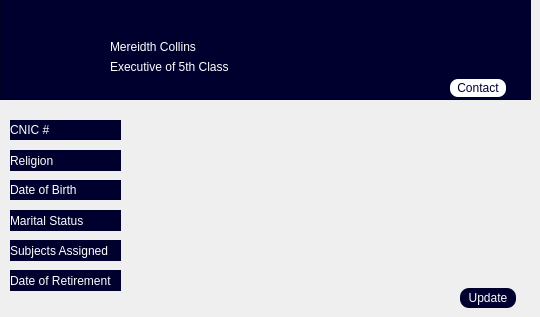
    <widget class="QWidget" name="page_profile_Principal">
     <widget class="QFrame" name="frame_3">
      <property name="geometry">
       <rect>
        <x>0</x>
        <y>-1</y>
        <width>531</width>
        <height>101</height>
       </rect>
      </property>
      <property name="styleSheet">
       <string notr="true">background-color: rgb(0, 0, 47);
color: rgb(255, 255, 255);</string>
      </property>
      <property name="frameShape">
       <enum>QFrame::Shape::StyledPanel</enum>
      </property>
      <property name="frameShadow">
       <enum>QFrame::Shadow::Raised</enum>
      </property>
      <widget class="QLabel" name="label_2">
       <property name="geometry">
        <rect>
         <x>10</x>
         <y>10</y>
         <width>81</width>
         <height>81</height>
        </rect>
       </property>
       <property name="styleSheet">
        <string notr="true">border-radius:9px;</string>
       </property>
       <property name="text">
        <string/>
       </property>
       <property name="pixmap">
        <pixmap resource="Teacher-pic.qrc">:/teacher/new/prefix1/images/teacher pic.jpg</pixmap>
       </property>
       <property name="scaledContents">
        <bool>true</bool>
       </property>
      </widget>
      <widget class="QLabel" name="label_30">
       <property name="geometry">
        <rect>
         <x>110</x>
         <y>40</y>
         <width>111</width>
         <height>16</height>
        </rect>
       </property>
       <property name="styleSheet">
        <string notr="true">qproperty-alignment:AlignCenter;</string>
       </property>
       <property name="text">
        <string>Mereidth Collins</string>
       </property>
      </widget>
      <widget class="QLabel" name="label_31">
       <property name="geometry">
        <rect>
         <x>110</x>
         <y>60</y>
         <width>131</width>
         <height>16</height>
        </rect>
       </property>
       <property name="styleSheet">
        <string notr="true">qproperty-alignment:AlignCenter;</string>
       </property>
       <property name="text">
        <string>Executive of 5th Class</string>
       </property>
      </widget>
      <widget class="QPushButton" name="pushButton_12">
       <property name="geometry">
        <rect>
         <x>450</x>
         <y>80</y>
         <width>56</width>
         <height>18</height>
        </rect>
       </property>
       <property name="styleSheet">
        <string notr="true">border-radius:8px;
border-style: solid;
border-color: rgb(0, 0, 47);
background-color: rgb(255, 255, 255);
color: rgb(0, 0, 47);
font: 700 10pt &quot;Calibri&quot;;</string>
       </property>
       <property name="text">
        <string>Contact</string>
       </property>
      </widget>
     </widget>
     <widget class="QLabel" name="label_4">
      <property name="geometry">
       <rect>
        <x>10</x>
        <y>120</y>
        <width>111</width>
        <height>20</height>
       </rect>
      </property>
      <property name="styleSheet">
       <string notr="true">qproperty-alignment:AlignCenter;
background-color: rgb(0, 0, 47);
color: rgb(255, 255, 255);
font: 700 10pt &quot;Calibri&quot;;</string>
      </property>
      <property name="text">
       <string>CNIC #</string>
      </property>
     </widget>
     <widget class="QLabel" name="label_9">
      <property name="geometry">
       <rect>
        <x>10</x>
        <y>150</y>
        <width>111</width>
        <height>21</height>
       </rect>
      </property>
      <property name="styleSheet">
       <string notr="true">qproperty-alignment:AlignCenter;
background-color: rgb(0, 0, 47);
color: rgb(255, 255, 255);
font: 700 10pt &quot;Calibri&quot;;</string>
      </property>
      <property name="text">
       <string>Religion</string>
      </property>
     </widget>
     <widget class="QLabel" name="label_39">
      <property name="geometry">
       <rect>
        <x>10</x>
        <y>180</y>
        <width>111</width>
        <height>20</height>
       </rect>
      </property>
      <property name="styleSheet">
       <string notr="true">qproperty-alignment:AlignCenter;
background-color: rgb(0, 0, 47);
color: rgb(255, 255, 255);
font: 700 10pt &quot;Calibri&quot;;</string>
      </property>
      <property name="text">
       <string>Date of Birth</string>
      </property>
     </widget>
     <widget class="QLabel" name="label_40">
      <property name="geometry">
       <rect>
        <x>10</x>
        <y>210</y>
        <width>111</width>
        <height>21</height>
       </rect>
      </property>
      <property name="styleSheet">
       <string notr="true">qproperty-alignment:AlignCenter;
background-color: rgb(0, 0, 47);
color: rgb(255, 255, 255);
font: 700 10pt &quot;Calibri&quot;;</string>
      </property>
      <property name="text">
       <string>Marital Status</string>
      </property>
     </widget>
     <widget class="QLabel" name="label_27">
      <property name="geometry">
       <rect>
        <x>10</x>
        <y>270</y>
        <width>111</width>
        <height>21</height>
       </rect>
      </property>
      <property name="styleSheet">
       <string notr="true">qproperty-alignment:AlignCenter;
background-color: rgb(0, 0, 47);
color: rgb(255, 255, 255);
font: 700 10pt &quot;Calibri&quot;;</string>
      </property>
      <property name="text">
       <string>Date of Retirement</string>
      </property>
     </widget>
     <widget class="QLabel" name="label_32">
      <property name="geometry">
       <rect>
        <x>10</x>
        <y>240</y>
        <width>111</width>
        <height>21</height>
       </rect>
      </property>
      <property name="styleSheet">
       <string notr="true">qproperty-alignment:AlignCenter;
background-color: rgb(0, 0, 47);
color: rgb(255, 255, 255);
font: 700 10pt &quot;Calibri&quot;;</string>
      </property>
      <property name="text">
       <string>Subjects Assigned</string>
      </property>
     </widget>
     <widget class="QPushButton" name="pushButton_110">
      <property name="geometry">
       <rect>
        <x>460</x>
        <y>288</y>
        <width>56</width>
        <height>20</height>
       </rect>
      </property>
      <property name="styleSheet">
       <string notr="true">background-color: rgb(0, 0, 47);
color: rgb(255, 255, 255);
border-style:solid;
border-radius:9px;</string>
      </property>
      <property name="text">
       <string>Update</string>
      </property>
     </widget>
    </widget>
